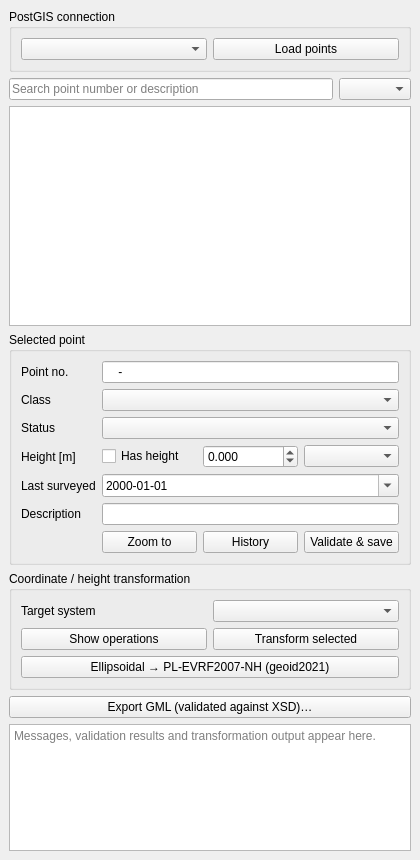
<?xml version="1.0" encoding="UTF-8"?>
<ui version="4.0">
 <class>ControlDockBase</class>
 <widget class="QDockWidget" name="ControlDockBase">
  <property name="geometry">
   <rect><x>0</x><y>0</y><width>420</width><height>860</height></rect>
  </property>
  <property name="windowTitle">
   <string>Geodetic Control Browser</string>
  </property>
  <widget class="QWidget" name="dockContents">
   <layout class="QVBoxLayout" name="mainLayout">
    <item>
     <widget class="QGroupBox" name="connectionGroup">
      <property name="title"><string>PostGIS connection</string></property>
      <layout class="QHBoxLayout" name="connectionLayout">
       <item><widget class="QComboBox" name="connCombo"/></item>
       <item>
        <widget class="QPushButton" name="loadButton">
         <property name="text"><string>Load points</string></property>
        </widget>
       </item>
      </layout>
     </widget>
    </item>
    <item>
     <layout class="QHBoxLayout" name="filterLayout">
      <item>
       <widget class="QLineEdit" name="searchEdit">
        <property name="placeholderText"><string>Search point number or description</string></property>
        <property name="clearButtonEnabled"><bool>true</bool></property>
       </widget>
      </item>
      <item><widget class="QComboBox" name="statusFilter"/></item>
     </layout>
    </item>
    <item>
     <widget class="QTableWidget" name="pointsTable">
      <property name="minimumSize"><size><width>0</width><height>220</height></size></property>
      <property name="editTriggers"><set>QAbstractItemView::NoEditTriggers</set></property>
      <property name="selectionBehavior"><enum>QAbstractItemView::SelectRows</enum></property>
      <property name="sortingEnabled"><bool>true</bool></property>
     </widget>
    </item>
    <item>
     <widget class="QGroupBox" name="editGroup">
      <property name="title"><string>Selected point</string></property>
      <layout class="QFormLayout" name="editForm">
       <item row="0" column="0"><widget class="QLabel" name="lblNo"><property name="text"><string>Point no.</string></property></widget></item>
       <item row="0" column="1"><widget class="QLineEdit" name="pointNoEdit"><property name="inputMask"><string>9999-9999</string></property></widget></item>
       <item row="1" column="0"><widget class="QLabel" name="lblClass"><property name="text"><string>Class</string></property></widget></item>
       <item row="1" column="1"><widget class="QComboBox" name="classCombo"/></item>
       <item row="2" column="0"><widget class="QLabel" name="lblStatus"><property name="text"><string>Status</string></property></widget></item>
       <item row="2" column="1"><widget class="QComboBox" name="statusCombo"/></item>
       <item row="3" column="0"><widget class="QLabel" name="lblHeight"><property name="text"><string>Height [m]</string></property></widget></item>
       <item row="3" column="1">
        <layout class="QHBoxLayout" name="heightLayout">
         <item><widget class="QCheckBox" name="hasHeightCheck"><property name="text"><string>Has height</string></property></widget></item>
         <item>
          <widget class="QDoubleSpinBox" name="heightSpin">
           <property name="decimals"><number>3</number></property>
           <property name="minimum"><double>-50.000000000000000</double></property>
           <property name="maximum"><double>3000.000000000000000</double></property>
          </widget>
         </item>
         <item><widget class="QComboBox" name="heightSystemCombo"/></item>
        </layout>
       </item>
       <item row="4" column="0"><widget class="QLabel" name="lblSurveyed"><property name="text"><string>Last surveyed</string></property></widget></item>
       <item row="4" column="1"><widget class="QDateEdit" name="surveyedDate"><property name="calendarPopup"><bool>true</bool></property><property name="displayFormat"><string>yyyy-MM-dd</string></property></widget></item>
       <item row="5" column="0"><widget class="QLabel" name="lblDesc"><property name="text"><string>Description</string></property></widget></item>
       <item row="5" column="1"><widget class="QLineEdit" name="descriptionEdit"/></item>
       <item row="6" column="1">
        <layout class="QHBoxLayout" name="editButtons">
         <item><widget class="QPushButton" name="zoomButton"><property name="text"><string>Zoom to</string></property></widget></item>
         <item><widget class="QPushButton" name="historyButton"><property name="text"><string>History</string></property></widget></item>
         <item><widget class="QPushButton" name="saveButton"><property name="text"><string>Validate &amp;&amp; save</string></property></widget></item>
        </layout>
       </item>
      </layout>
     </widget>
    </item>
    <item>
     <widget class="QGroupBox" name="transformGroup">
      <property name="title"><string>Coordinate / height transformation</string></property>
      <layout class="QGridLayout" name="transformLayout">
       <item row="0" column="0"><widget class="QLabel" name="lblTarget"><property name="text"><string>Target system</string></property></widget></item>
       <item row="0" column="1"><widget class="QComboBox" name="targetCombo"/></item>
       <item row="1" column="0"><widget class="QPushButton" name="opsButton"><property name="text"><string>Show operations</string></property></widget></item>
       <item row="1" column="1"><widget class="QPushButton" name="transformButton"><property name="text"><string>Transform selected</string></property></widget></item>
       <item row="2" column="0" colspan="2"><widget class="QPushButton" name="heightButton"><property name="text"><string>Ellipsoidal → PL-EVRF2007-NH (geoid2021)</string></property></widget></item>
      </layout>
     </widget>
    </item>
    <item>
     <widget class="QPushButton" name="exportButton">
      <property name="text"><string>Export GML (validated against XSD)…</string></property>
     </widget>
    </item>
    <item>
     <widget class="QPlainTextEdit" name="messagesText">
      <property name="readOnly"><bool>true</bool></property>
      <property name="maximumBlockCount"><number>500</number></property>
      <property name="placeholderText"><string>Messages, validation results and transformation output appear here.</string></property>
     </widget>
    </item>
   </layout>
  </widget>
 </widget>
 <resources/>
 <connections/>
</ui>
